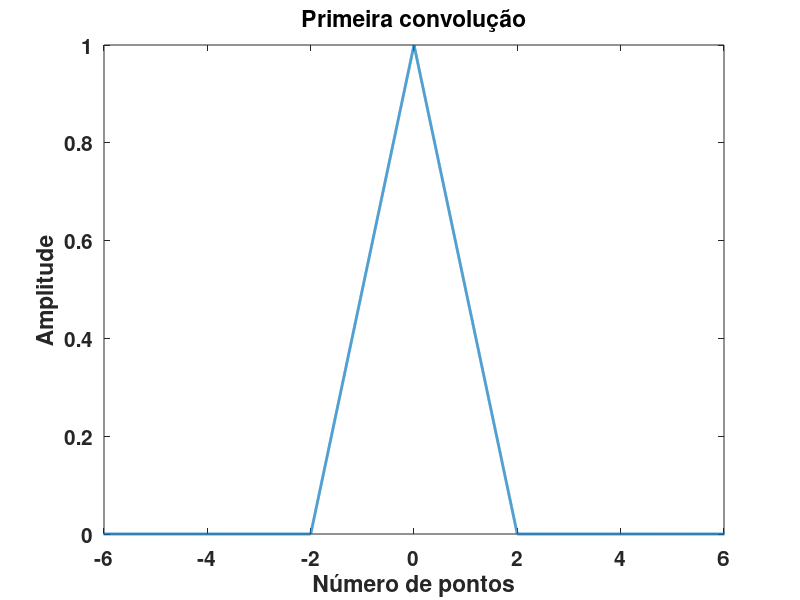
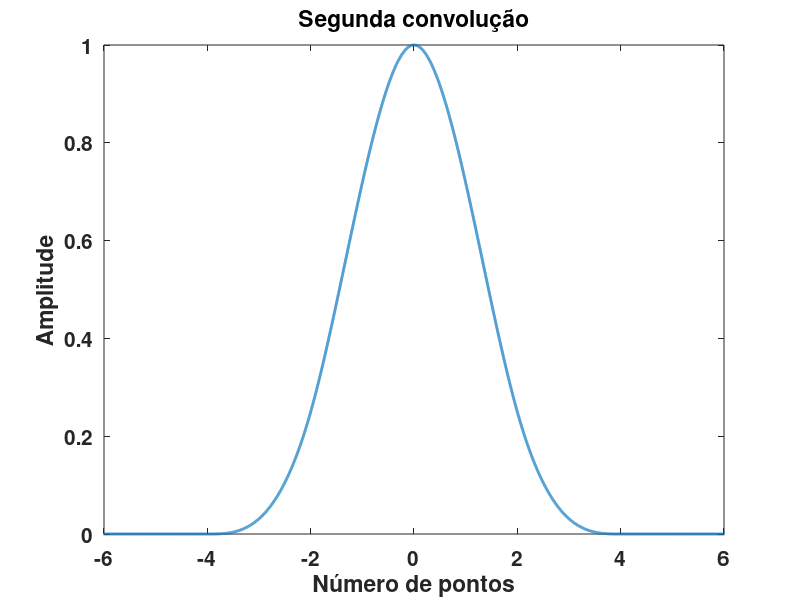
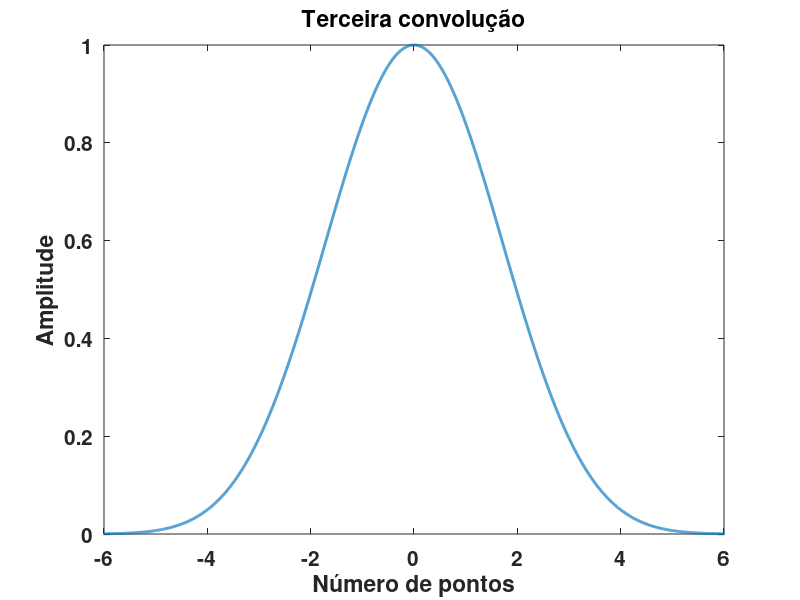
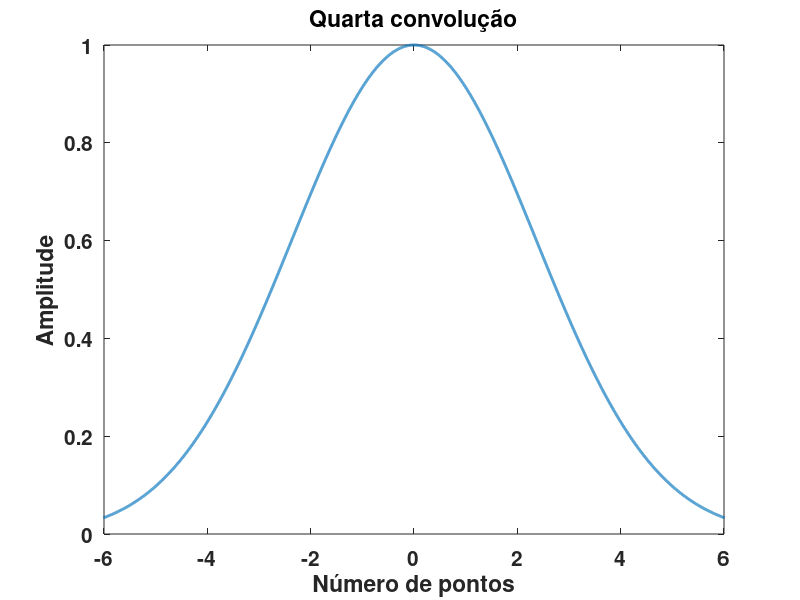

MATLAB code to generate these figures, in order:
%%%%%%%%Projeto para o curso de "Processamento de sinais digitais"%%%%%%%%%%%%%%%
%%%%%%%%%%%%Multi convolucoes: funcao retangular%%%%%%%%%%%%%%%%%%%%%%%%%%%%%%%%%
###########################
%%%%%%%%%Parametros utilizados
Fs = 1000;              %parametro relacionado ao intervalo de amostragem do tempo
dt = 1/Fs;              %equacao para ointervalo de amostragem do tempo
%delf  =  1/(n*dt)      %equacao para o intervalo de amostragem da frequencia

################################################################################
%%%%%%%%%%%%%%%%%%%%%%%%%%%Funcao caixa retangular%%%%%%%%%%%%%%%%%%%%%%%%%%%%%%
rect=@(x,a) ones(1,numel(x)).*(abs(x)<a/2); % a define a largura do pulso
x=-5:dt:5;          %Vetor para o número de pontos 
y=rect(x,2);        %Formato da funcao retangular, escolhendo a=2
ynorm=y/(max(y));   %Normalizacao da funcao retangular

 ###################Plotagem funcao retangular##################################
figure (99) 
plot(x,ynorm,'LineWidth',2)
set(gca,'FontSize',15,'FontWeight','bold')
set(gca,'Xlim',[-6 6])
xlabel('Número de pontos')
ylabel('Amplitude' )
title('Função retangular')
%%%%%%%%%  Espectro de amplitude %%%%%%%%%%%%%%%%%%%%%%%%%%%%%%%%%%%
Y = fft(ynorm);     %Aplicacao da transformada rapida de Fourier na funcao retangular
L = 10000;          %Tamanho do eixo x, numero de pontos
P2 = abs(Y/L);      %Formula para a amplitude 

%%%%%%%%%%%%Calculo feito para considerar apenas uma banda da amplitude
P1 = P2(1:L/2+1);
P1(2:end-1) = 2*P1(2:end-1);
P1norm = P1/max(P1);          %Normalizacao do resultado
f = Fs*(0:(L/2))/L;

%%%%%%%%%%%%%Plotagem do espectro de amplitude da funcao retangular
figure(999)
plot(f,P1norm,'LineWidth',2) 
title('Espectro de amplitude ')
set(gca,'Xlim',[0 5])
xlabel('Numero de pontos')
ylabel('Amplitude')
#######################################################
#######################################################
%Primeira convolução
c1=conv(y,y)*dt;     %Aplicacao da auto convolucao 
c1norm=c1/(max(c1)); %Normalizacao do convolucao 
x1=-10:dt:10;        %Vetor com o numero de pontos
%%%%%%%%%Plotagem da convolucao 1
figure (1)
plot(x1,c1norm,'LineWidth',2)
set(gca,'FontSize',15,'FontWeight','bold')
set(gca,'Xlim',[-6 6])
xlabel('Número de pontos')
ylabel('Amplitude' )
title('Primeira convolução')

%%%%%%%%%%%%%%%Espectro de amplitude
c1ft = fft(c1norm);  %Aplicacao da transformada rapida de Fourier
L1 = 20000;          %Tamanho do eixo x, numero de pontos
P2c1 = abs(c1ft/L1); %calculo para a amplitude
%df1=0.005           % Valor do intervalo de amostragem na frequencia

%%%%%%%%%%%%Calculo feito para considerar apenas uma banda da amplitude
P1c1 = P2c1(1:L1/2+1);
P1c1(2:end-1) = 2*P1c1(2:end-1);
P1c1norm = P1c1/max(P1c1);%Normalizacao do resultado
f1 = Fs*(0:(L1/2))/L1;

%%%%%%%%%%%%%%Plotagem do espectro de amplitude
figure(100)
plot(f1,P1c1norm,'LineWidth',2) 
title('Espectro de amplitude ')
set(gca,'Xlim',[0 2])
xlabel('Numero de pontos')
ylabel('Amplitude')
#######################################################
#######################################################
%Segunda convolução
c2=conv(c1,c1)*dt;   %Aplicacao da auto convolucao do resultado anterior
c2norm=c2/(max(c2)); %Normalizacao do resultado
x2=-20:dt:20;        %Vetor do eixo x, numero de pontos

%%%%%%%%%%%Plotagem da convolucao 2
figure (2)
plot(x2,c2norm,'LineWidth',2)
set(gca,'FontSize',15,'FontWeight','bold')
set(gca,'Xlim',[-6 6])
xlabel('Número de pontos')
ylabel('Amplitude' )
title('Segunda convolução')
%%%%%Espectro de amplitude

c2ft = fft(c2norm); %Aplicacao da transformada rapida de Fourier
L2 = 40000;         %Tamanho do eixo x, numero de pontos
P2c2 = abs(c2ft/L2);%calculo para a amplitude
%df2=0.025          % Valor do intervalo de amostragem na frequencia
%%%%%%%%%%%%Calculo feito para considerar apenas uma banda da amplitude
P1c2 = P2c2(1:L2/2+1);
P1c2(2:end-1) = 2*P1c2(2:end-1);
P1c2norm = P1c2/max(P1c2);       %Normalizacao do resultado
f2 = Fs*(0:(L2/2))/L2;

%%%%%%%%%%%%%%Plotagem do espectro de amplitude
figure(200)
plot(f2,P1c2norm,'LineWidth',2) 
title('Espectro de amplitude ')
set(gca,'Xlim',[0 2])
xlabel('Numero de pontos')
ylabel('Amplitude')

##################################
%Terceira convolução
%%%%Número de pontos
c3=conv(c2,c2)*dt;      %Aplicacao da auto convolucao do resultado anterior
c3norm=c3/(max(c3));    %Normalizacao do resultado
x3=-40:dt:40;           %Vetor do eixo x, numero de pontos

%%%%%%%%%%%Plotagem da convolucao 3
figure (3)
plot(x3,c3norm,'LineWidth',2)
set(gca,'FontSize',15,'FontWeight','bold')
set(gca,'Xlim',[-6 6])
xlabel('Número de pontos')
ylabel('Amplitude' )
title('Terceira convolução')
%Espectro de amplitude
c3ft = fft(c3norm);    %Aplicacao da transformada rapida de Fourier
L3 = 80000;            %Tamanho do eixo x, numero de pontos
P2c3 = abs(c3ft/L3);   %calculo para a amplitude
%df3=0.0125            %Valor do intervalo de amostragem na frequencia

%%%%%%%%%%%%Calculo feito para considerar apenas uma banda da amplitude
P1c3 = P2c3(1:L3/2+1);
P1c3(2:end-1) = 2*P1c3(2:end-1);
P1c3norm = P1c3/max(P1c3);%Normalizacao do resultado
f3 = Fs*(0:(L3/2))/L3;

%%%%%%%%%%%%%%Plotagem do espectro de amplitude
figure(300)
plot(f3,P1c3norm,'LineWidth',2) 
title('Espectro de amplitude ')
set(gca,'Xlim',[0 2])
xlabel('Numero de pontos')
ylabel('Amplitude')

######################################
%Quarta convolução 
c4=conv(c3,c3)*dt;     %Aplicacao da auto convolucao do resultado anterior
c4norm=c4/(max(c4));   %Normalizacao do resultado
x4=-80:dt:80.;         %Vetor do eixo x, numero de pontos

%%%%%%%%%%%Plotagem da convolucao 2
figure (4)
plot(x4,c4norm,'LineWidth',2)
set(gca,'FontSize',15,'FontWeight','bold')
set(gca,'Xlim',[-6 6])
xlabel('Número de pontos')
ylabel('Amplitude' )
title('Quarta convolução')

%%%%%%%%Amplitude espectral
c4ft = fft(c4norm);    %Aplicacao da transformada rapida de Fourier
L4 = 160000;           %Tamanho do eixo x, numero de pontos
P2c4 = abs(c4ft/L4);   %calculo para a amplitude
%df4=0.00625           %Valor do intervalo de amostragem na frequencia
%%%%%%%%%%%%Calculo feito para considerar apenas uma banda da amplitude
P1c4 = P2c4(1:L4/2+1);
P1c4(2:end-1) = 2*P1c4(2:end-1);
P1c4norm = P1c4/max(P1c4);       %Normalizacao do resultado
f4 = Fs*(0:(L4/2))/L4;

%%%%%%%%%%%%%%Plotagem do espectro de amplitude
figure(400)
plot(f4,P1c4norm,'LineWidth',2) 
title('Espectro de amplitude ')
set(gca,'Xlim',[0 2])
xlabel('Numero de pontos')
ylabel('Amplitude')

################################################################
%quinta convolução
c5=conv(c4,c4)*dt;   %Aplicacao da auto convolucao do resultado anterior
c5max= max(c5);
c5norm= c5/c5max;    %Normalizacao do resultado
x5=-160:0.001:160.;  %Vetor do eixo x, numero de pontos

%%%%%%%%%%%Plotagem da convolucao 2
figure (5)
plot(x5,c5norm,'LineWidth',2)
set(gca,'FontSize',15,'FontWeight','bold')
set(gca,'Xlim',[-6 6])
xlabel('Número de pontos')
ylabel('Amplitude' )
title('Quinta convolução')

%Amplitude espectral
c5ft = fft(c5norm);   %Aplicacao da transformada rapida de Fourier
L5 = 320000;          %Tamanho do eixo x, numero de pontos
P2c5 = abs(c5ft/L5);  %calculo para a amplitude
%df5=0.003125         %Valor do intervalo de amostragem na frequencia


%%%%%%%%%%%%Calculo feito para considerar apenas uma banda da amplitude
P1c5 = P2c5(1:L5/2+1);
P1c5(2:end-1) = 2*P1c5(2:end-1);
P1c5norm = P1c5/max(P1c5);        %Normalizacao do resultado
f5 = Fs*(0:(L5/2))/L5;

%%%%%%%%%%%%%%Plotagem do espectro de amplitude
figure(500)
plot(f5,P1c5norm,'LineWidth',2) 
title('Espectro de amplitude ')
set(gca,'Xlim',[0 2])
xlabel('Número de pontos')
ylabel('Amplitude')

###################################################################################
%%%%%%%%%%%%gráficos comparativos%%%%%%%%%%%%%%%%%%%
%%%%%%%%%%%%%%%%%%%%%%%%%%%Comparacao das convolucoes e a funcao normalizados%%%%%%
figure(101)
hold on
plot(x,ynorm,'-k','LineWidth',2)
plot(x1,c1norm,'-y','LineWidth',2)
plot(x2,c2norm,':c', 'LineWidth',2)
plot(x3,c3norm,'-.m', 'LineWidth',2)
plot(x4,c4norm,'-r','LineWidth',2)
plot(x5,c5norm,'--b','LineWidth',2)
set(gca,'Xlim',[-6 6])
legend('Funcao','Primeira','Segunda','Terceira','Quarta','Quinta' )
set(gca,'FontSize',15,'FontWeight','bold')
xlabel('Numero de pontos')
ylabel('Amplitude' )
title('Convolucoes')

%%%%%%%%%%%%%Compação Amplitude Espectral das convolucoes e da funcao normalizada%%

figure(102)
hold on

plot(f,P1norm,'-k','LineWidth',2)
plot(f1,P1c1norm,'-y','LineWidth',2)
plot(f2,P1c2norm,':c', 'LineWidth',2)
plot(f3,P1c3norm,'-.m', 'LineWidth',2)
plot(f4,P1c4norm,'-r','LineWidth',2)
plot(f5,P1c5norm,'--b','LineWidth',2)
set(gca,'Xlim',[0 2])
legend('Funcao','Primeira','Segunda','Terceira','Quarta','Quinta' )

xlabel('Numero de  pontos')
ylabel('Amplitude' )
title('Amplitude espectral')

